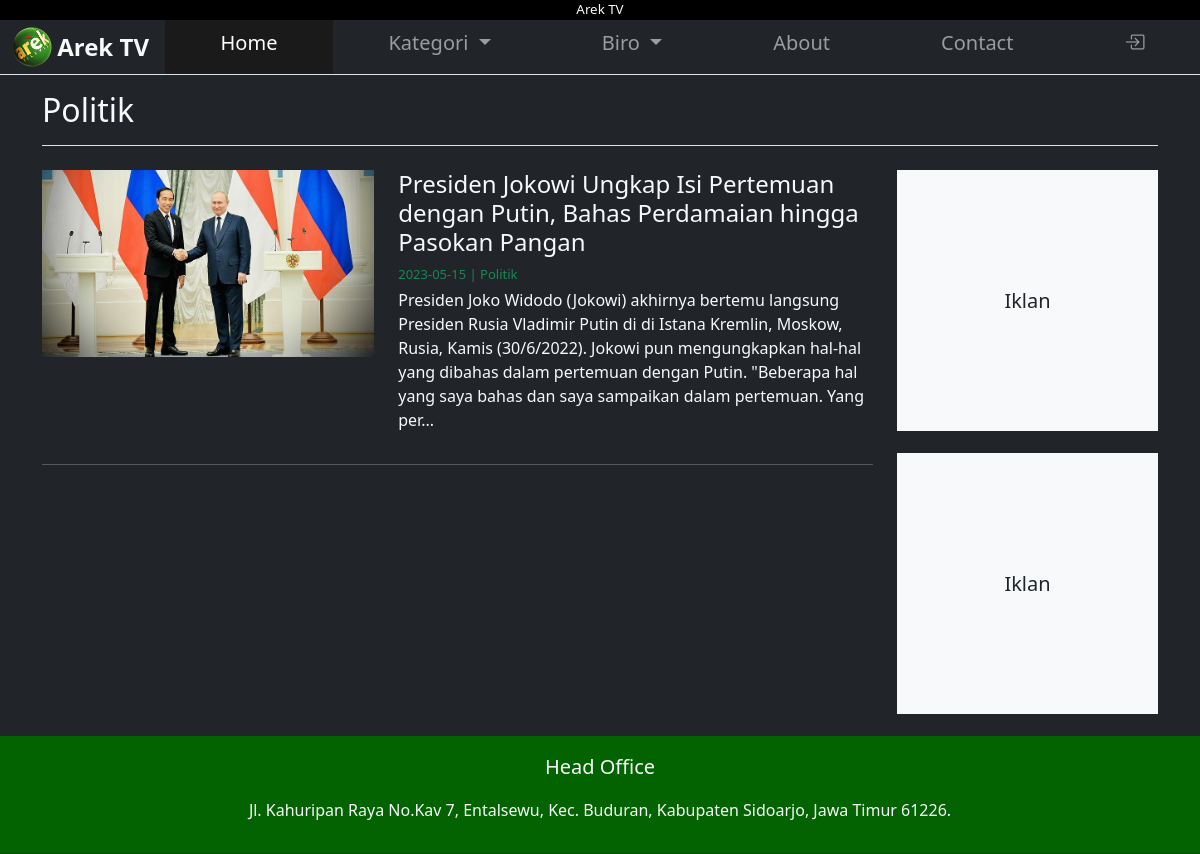
The page /home/kategori/10 on the database its author committed.
### tables this page shows
CREATE TABLE `berita` (
  `id_berita` int(20) NOT NULL,
  `judul_berita` text DEFAULT NULL,
  `slug_berita` varchar(255) NOT NULL,
  `id_kategori` int(20) DEFAULT NULL,
  `reporter` varchar(225) DEFAULT NULL,
  `tgl` date NOT NULL,
  `gambar` varchar(225) DEFAULT NULL,
  `sumber_gambar` varchar(225) DEFAULT NULL,
  `keterangan` text DEFAULT NULL
);

CREATE TABLE `kategori` (
  `id_kategori` int(20) NOT NULL,
  `nama_kategori` varchar(255) DEFAULT NULL
);

### application/views/frontend/layouts/_content.php (called while the page is built)
<?php
if($isi){
    $this->load->view($isi);
}

### application/views/frontend/layouts/app.php (called while the page is built)
<?php
require_once('_header.php');
require_once('_navbar.php');
require_once('_content.php');
require_once('_footer.php');

### application/controllers/home.php (called while the page is built, shortened)
<?php
class Home extends CI_Controller {
	public function __construct()
    {
        $this->load->model('m_home');
    }
public function kategori($id_kategori)
	{
        $data = array(
			'title' => 'Kategori Berita',
			'berita'	=> $this->m_home->total_kategori($id_kategori),
			'isi'   => 'frontend/kategori_berita'
		);
		$this->load->view('frontend/layouts/app',$data,false);
	}
}

### index.php (called while the page is built, shortened)
<?php
require_once BASEPATH.'core/CodeIgniter.php';

### application/models/M_home.php (called while the page is built, shortened)
<?php
class M_home extends CI_Model
{
	public function data_kategori(){
        $this->db->select('*');
        $this->db->from('kategori');
        $this->db->order_by('id_kategori','DESC');
        return $this->db->get()->result();
    }
	public function kategori($id_kategori){
        $this->db->select('*');
        $this->db->from('kategori');
        $this->db->where('id_kategori',$id_kategori);
        return $this->db->get()->row();
    }
    public function total_kategori($id_kategori){
        $this->db->select('*');
        $this->db->from('berita');
		$this->db->join('kategori','kategori.id_kategori = berita.id_kategori','left' );
        $this->db->where('berita.id_kategori',$id_kategori);
		return $this->db->get()->result();
	}
	public function data_biro(){
		$this->db->select('*');
		$this->db->from('biro');
		$this->db->order_by('id_biro','DESC');
		return $this->db->get()->result();
	}
}

### application/views/frontend/kategori_berita.php (the view, shortened to what this page needs)
 <section class="bg-dark text-light">
   <div class="container">
	<?php foreach ($berita as $key => $value) { ?>
   <h2 class="text-light py-3 border-bottom"><?= $value->nama_kategori?></h2>
	<?php } ?>
     <div class="row">
       <div class="col-lg-9">
<?php foreach ($berita as $key => $value) { ?>
         <div class="row align-items-top my-3 position-relative">
           <div class="col-5">
             <img src="<?= base_url('gambar_berita/'.$value->gambar); ?>" alt="" class="img-fluid feed-image d-inline-block">
           </div>
           <div class="col-7">
             <h1 class="h4"><?= $value->judul_berita?></h1>
             <p class="feed-text"><?= $value->tgl?> | <?= $value->nama_kategori?></p>
             <p class="d-none d-md-block"><?= substr(strip_tags($value->keterangan),0,300) ?>...</p>
           </div>
         </div>
				<?php } ?>
         <hr>
       </div>
       <div class="col-lg-3">
         <aside class="trending mb-3">
           <div class="weather-thumbnail my-3 d-inline-block iklan text-dark bg-light">
             <div class="lead iklan-text">Iklan</div>
           </div>
           <div class="d-inline-block iklan text-dark bg-light">
             <div class="lead iklan-text">Iklan</div>
           </div>
         </aside>
       </div>
     </div>
   </div>
 </section>

### assets/frontend/css/style.css (style rules this page uses)
html, body { width: 100%; height: 100%; margin: 0px; padding: 0px; overflow-x: hidden; }
hr { border-style: groove; }
.feed-image { width: 100%; aspect-ratio: 16 / 9; object-fit: cover; object-position: center; overflow: hidden; }
.feed-text { font-size: small; margin: 0.25rem 0; color: #198754; }
.iklan { width: 100%; aspect-ratio: 1 / 1; position: relative; }
.iklan-text { position: absolute; top: 50%; left: 50%; transform: translate(-50%, -50%); }
.trending { position: sticky; top: 1px; }

### rows shown on the page
berita: id_kategori.nama_kategori "Politik", gambar (picture), judul_berita "Presiden Jokowi Ungkap Isi Pertemuan dengan Putin, Bahas Perdamaian hingga Pasokan Pangan", tgl "2023-05-15", keterangan "Presiden Joko Widodo (Jokowi) akhirnya bertemu langsung Presiden Rusia Vladimir Putin di di Istana Kremlin, Moskow, Rusia, Kamis (30/6/2022). Jokowi pun mengungkapkan hal-hal yang dibahas dalam pertemuan dengan Putin. \"Beberapa hal yang saya bahas dan saya sampaikan dalam pertemuan. Yang per"
